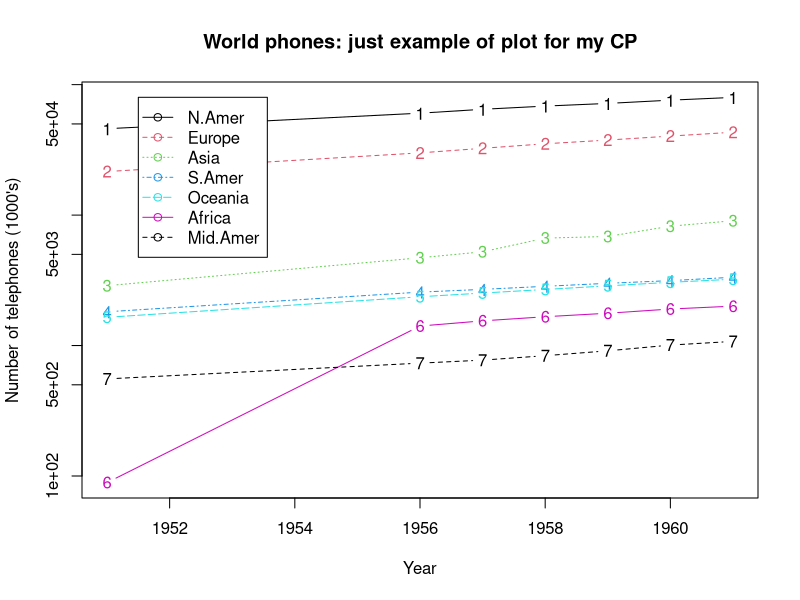

The R script that drew this image:
## ---- chunk 1
require(graphics)
matplot(rownames(WorldPhones), WorldPhones, type = "b", log = "y", xlab = "Year", ylab = "Number of telephones (1000's)")
legend(1951.5, 80000, colnames(WorldPhones), col = 1:6, lty = 1:5, pch = rep(21, 7))
title(main = "World phones: just example of plot for my CP")

